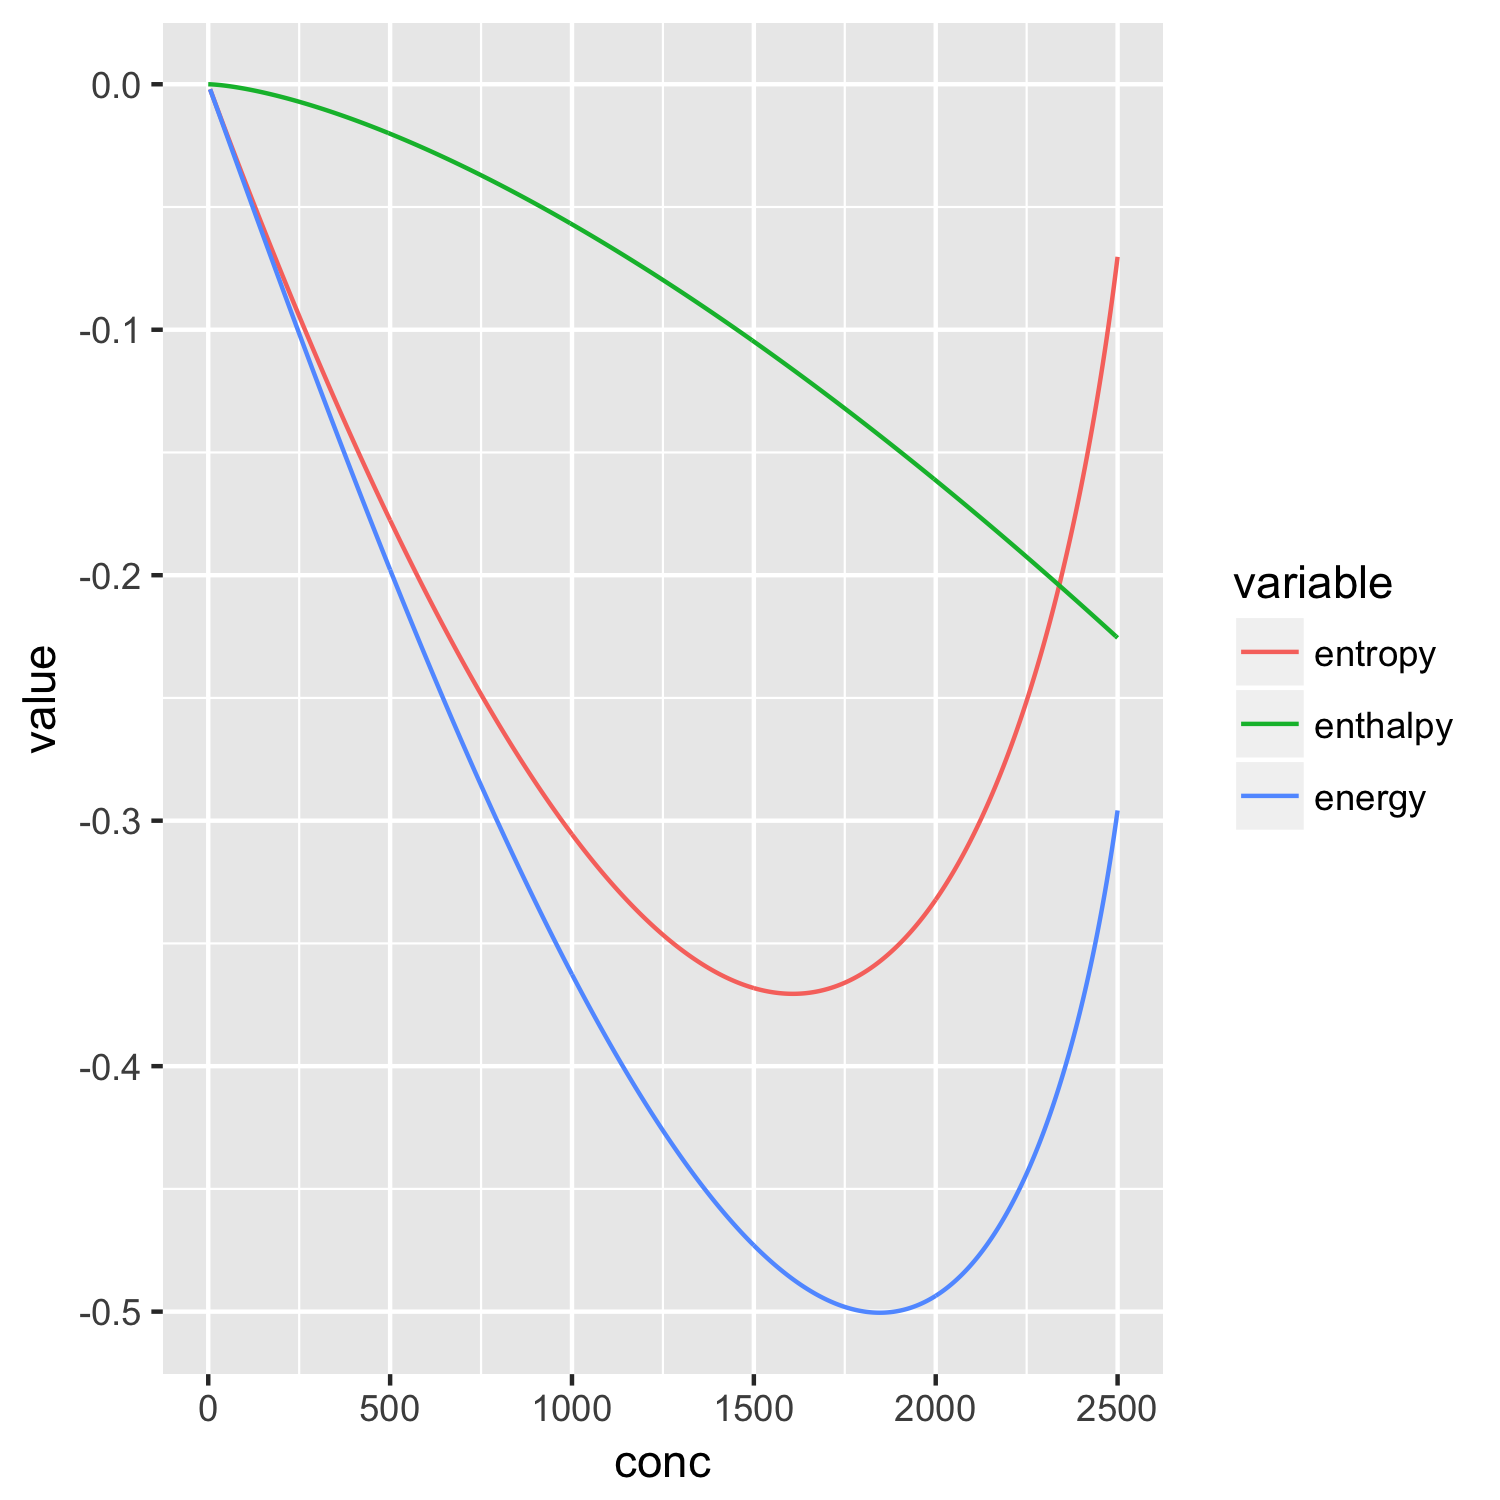

Write the R code that produced this figure.
library(ggplot2)
library(reshape2)
source('vomodel.R')
source('para.spruijt.R')

test.entropy.enthalpy <- function(totl.conc, nacl.conc, Para){

# Entropy vs Conc
entropy <- sapply(totl.conc, function(t.conc){
  conc <- get.conc(t.conc, nacl.conc, Para)
  phis <- get.phi(conc, Para)
  
  return(Fen(phis, Para$polym.num, Para$size.ratio))
})


# Enthalpy vs Conc
enthalpy <- sapply(totl.conc, function(t.conc){
  conc <- get.conc(t.conc, nacl.conc, Para)
  phis <- get.phi(conc, Para)
  return(Fel(alpha = alpha(temp = temp, size = Para$size), sigma = Para$charge.den, phi = phis))
})

# Entropy + Enthalpy
ds <- data.frame(conc = totl.conc, entropy = entropy, enthalpy = enthalpy, energy = entropy + enthalpy)

return(ds)
}


totl.conc <- seq(0, 2500, 5)
nacl.conc <- 0.0001
temp <- 300
ds <- test.entropy.enthalpy(totl.conc, nacl.conc, Para)
ds <- melt(data = ds, id.vars = c("conc"))
g <- ggplot(ds, aes(x = conc, y = value, col = variable)) +
  geom_line()
print(g)
# ggsave('test.entropy.enthalpy.png', width = 5, height = 5)
